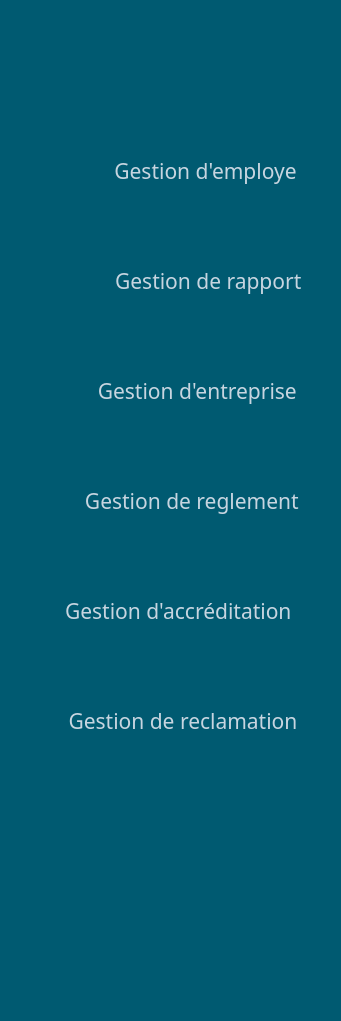
   <widget class="QWidget" name="menu" native="true">
    <property name="geometry">
     <rect>
      <x>-10</x>
      <y>0</y>
      <width>341</width>
      <height>1021</height>
     </rect>
    </property>
    <property name="styleSheet">
     <string notr="true">background-color: rgb(0, 90, 113);</string>
    </property>
    <widget class="QPushButton" name="pushButton_rapport">
     <property name="geometry">
      <rect>
       <x>10</x>
       <y>240</y>
       <width>331</width>
       <height>81</height>
      </rect>
     </property>
     <property name="font">
      <font>
       <family>Arial Rounded MT Bold</family>
       <pointsize>16</pointsize>
       <bold>false</bold>
      </font>
     </property>
     <property name="styleSheet">
      <string notr="true">color: rgb(199, 213, 224);</string>
     </property>
     <property name="text">
      <string>            Gestion de rapport</string>
     </property>
     <property name="icon">
      <iconset resource="image.qrc">
       <normaloff>:/new/prefix1/icon rapport.png</normaloff>:/new/prefix1/icon rapport.png</iconset>
     </property>
     <property name="iconSize">
      <size>
       <width>55</width>
       <height>55</height>
      </size>
     </property>
     <property name="autoRepeat">
      <bool>false</bool>
     </property>
     <property name="autoExclusive">
      <bool>false</bool>
     </property>
     <property name="flat">
      <bool>true</bool>
     </property>
    </widget>
    <widget class="QPushButton" name="pushButton_employee">
     <property name="geometry">
      <rect>
       <x>10</x>
       <y>130</y>
       <width>331</width>
       <height>81</height>
      </rect>
     </property>
     <property name="font">
      <font>
       <family>Arial Rounded MT Bold</family>
       <pointsize>16</pointsize>
       <bold>false</bold>
      </font>
     </property>
     <property name="styleSheet">
      <string notr="true">color: rgb(199, 213, 224);</string>
     </property>
     <property name="text">
      <string>           Gestion d'employe</string>
     </property>
     <property name="icon">
      <iconset resource="image.qrc">
       <normaloff>:/new/prefix1/icon emolyee.png</normaloff>:/new/prefix1/icon emolyee.png</iconset>
     </property>
     <property name="iconSize">
      <size>
       <width>65</width>
       <height>65</height>
      </size>
     </property>
     <property name="autoRepeat">
      <bool>false</bool>
     </property>
     <property name="autoExclusive">
      <bool>false</bool>
     </property>
     <property name="flat">
      <bool>true</bool>
     </property>
    </widget>
    <widget class="QPushButton" name="pushButton_entreprise">
     <property name="geometry">
      <rect>
       <x>10</x>
       <y>350</y>
       <width>331</width>
       <height>81</height>
      </rect>
     </property>
     <property name="font">
      <font>
       <family>Arial Rounded MT Bold</family>
       <pointsize>16</pointsize>
       <bold>false</bold>
      </font>
     </property>
     <property name="styleSheet">
      <string notr="true">color: rgb(199, 213, 224);</string>
     </property>
     <property name="text">
      <string>        Gestion d'entreprise</string>
     </property>
     <property name="icon">
      <iconset resource="image.qrc">
       <normaloff>:/new/prefix1/icon entreprise.png</normaloff>:/new/prefix1/icon entreprise.png</iconset>
     </property>
     <property name="iconSize">
      <size>
       <width>55</width>
       <height>55</height>
      </size>
     </property>
     <property name="autoRepeat">
      <bool>false</bool>
     </property>
     <property name="autoExclusive">
      <bool>false</bool>
     </property>
     <property name="flat">
      <bool>true</bool>
     </property>
    </widget>
    <widget class="QPushButton" name="pushButton_reglement">
     <property name="geometry">
      <rect>
       <x>10</x>
       <y>460</y>
       <width>331</width>
       <height>81</height>
      </rect>
     </property>
     <property name="font">
      <font>
       <family>Arial Rounded MT Bold</family>
       <pointsize>16</pointsize>
       <bold>false</bold>
      </font>
     </property>
     <property name="styleSheet">
      <string notr="true">color: rgb(199, 213, 224);</string>
     </property>
     <property name="text">
      <string>      Gestion de reglement</string>
     </property>
     <property name="icon">
      <iconset resource="image.qrc">
       <normaloff>:/new/prefix1/icon reglement.png</normaloff>:/new/prefix1/icon reglement.png</iconset>
     </property>
     <property name="iconSize">
      <size>
       <width>52</width>
       <height>52</height>
      </size>
     </property>
     <property name="autoRepeat">
      <bool>false</bool>
     </property>
     <property name="autoExclusive">
      <bool>false</bool>
     </property>
     <property name="flat">
      <bool>true</bool>
     </property>
    </widget>
    <widget class="QPushButton" name="pushButton_accred">
     <property name="geometry">
      <rect>
       <x>10</x>
       <y>570</y>
       <width>331</width>
       <height>81</height>
      </rect>
     </property>
     <property name="font">
      <font>
       <family>Arial Rounded MT Bold</family>
       <pointsize>16</pointsize>
       <bold>false</bold>
      </font>
     </property>
     <property name="styleSheet">
      <string notr="true">color: rgb(199, 213, 224);</string>
     </property>
     <property name="text">
      <string> Gestion d'accréditation</string>
     </property>
     <property name="icon">
      <iconset resource="image.qrc">
       <normaloff>:/new/prefix1/icon accreditation.png</normaloff>:/new/prefix1/icon accreditation.png</iconset>
     </property>
     <property name="iconSize">
      <size>
       <width>65</width>
       <height>65</height>
      </size>
     </property>
     <property name="autoRepeat">
      <bool>false</bool>
     </property>
     <property name="autoExclusive">
      <bool>false</bool>
     </property>
     <property name="flat">
      <bool>true</bool>
     </property>
    </widget>
    <widget class="QPushButton" name="pushButton_reclamation">
     <property name="geometry">
      <rect>
       <x>12</x>
       <y>680</y>
       <width>331</width>
       <height>81</height>
      </rect>
     </property>
     <property name="font">
      <font>
       <family>Arial Rounded MT Bold</family>
       <pointsize>16</pointsize>
       <bold>false</bold>
      </font>
     </property>
     <property name="styleSheet">
      <string notr="true">color: rgb(199, 213, 224);</string>
     </property>
     <property name="text">
      <string>  Gestion de reclamation</string>
     </property>
     <property name="icon">
      <iconset resource="image.qrc">
       <normaloff>:/new/prefix1/icon reclamation.png</normaloff>:/new/prefix1/icon reclamation.png</iconset>
     </property>
     <property name="iconSize">
      <size>
       <width>50</width>
       <height>50</height>
      </size>
     </property>
     <property name="autoRepeat">
      <bool>false</bool>
     </property>
     <property name="autoExclusive">
      <bool>false</bool>
     </property>
     <property name="flat">
      <bool>true</bool>
     </property>
    </widget>
   </widget>
